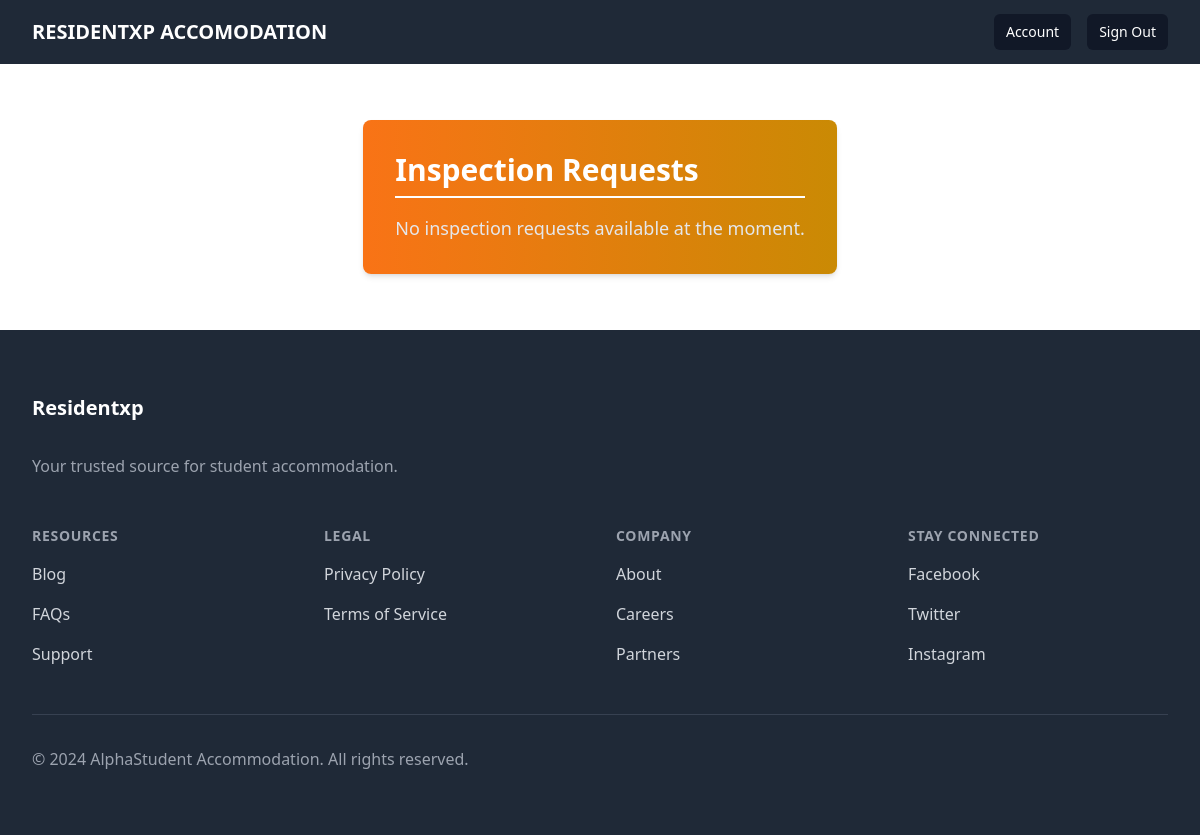
Before: /accommodations/inspection-requests/ (signed in) with the older database file.
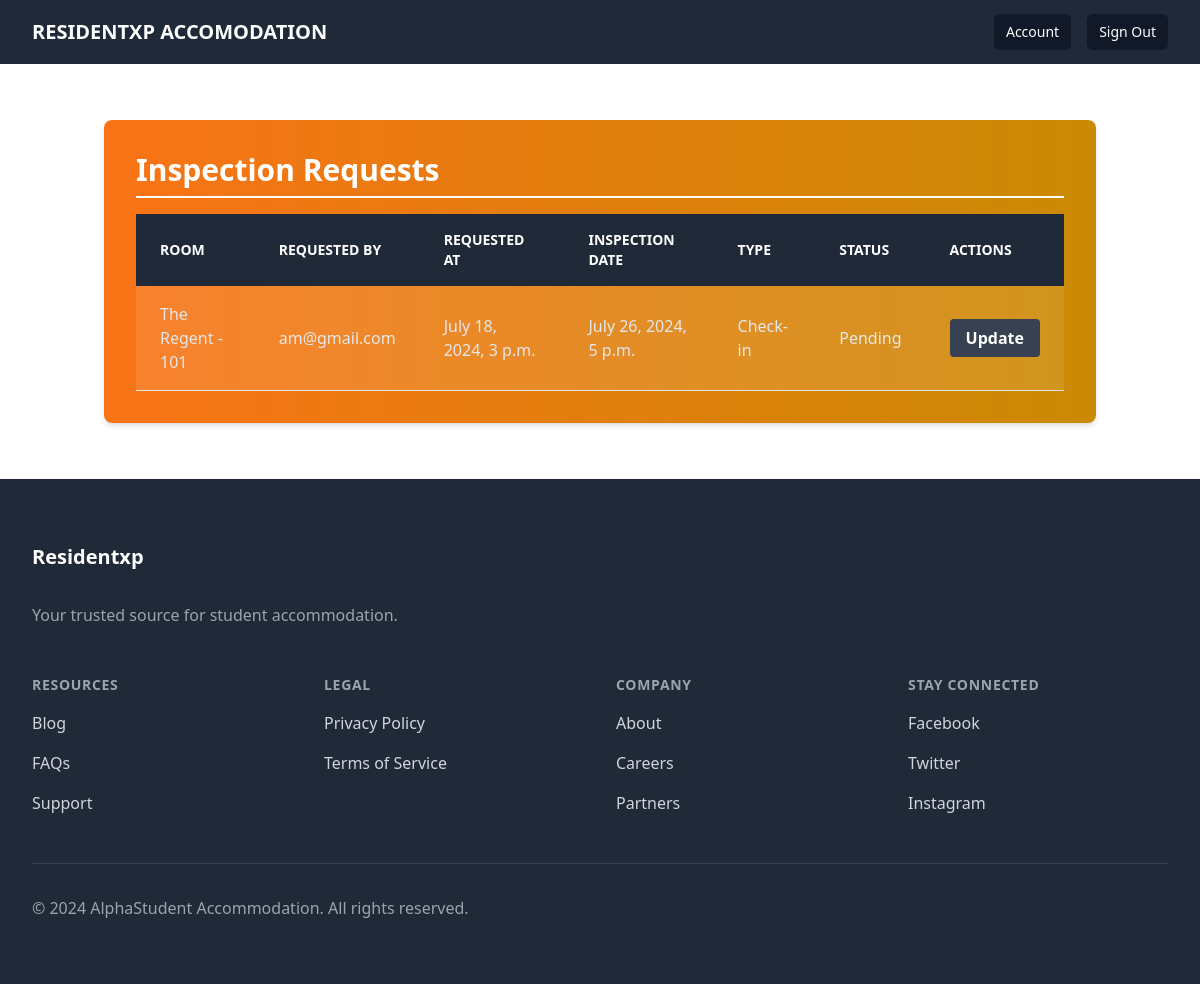
After: the same page with the newer database file.
### accommodations/models.py (models this page shows, shortened)
class RoomInspectionRequest(models.Model):
    room = models.ForeignKey(Room, on_delete=models.CASCADE, related_name='inspection_requests')
    requested_by = models.ForeignKey(CustomUser, on_delete=models.CASCADE)
    requested_at = models.DateTimeField(auto_now_add=True)
    inspection_date = models.DateTimeField(null=True, blank=True)
    status = models.CharField(max_length=20, default='Pending')
    completed = models.BooleanField(default=False)
    type = models.CharField(max_length=20, choices=(
            ('check_in', 'Check-in'),
            ('check_out', 'Check-out'),
        ))

class Room(models.Model):
    building = models.ForeignKey(Building, on_delete=models.CASCADE, related_name='rooms')
    room_number = models.CharField(max_length=3)
    occupants = models.ManyToManyField(CustomUser, related_name='rooms', blank=True)
    capacity = models.PositiveIntegerField(default=1)
    room_type = models.CharField(
            max_length=20,
            choices=(
                ('single', 'Single'),
                ('single_ensuite', 'Single Ensuite'),
                ('double', 'Double'),
                ('double_ensuite', 'Double Ensuite'),
            ),
        )
    ensuite_additional_rent = models.DecimalField(max_digits=10, decimal_places=2, default=800.0)
    def __str__(self):
        return f"{self.building.name} - {self.room_number}"

class Building(models.Model):
    name = models.CharField(max_length=255)
    capacity = models.PositiveIntegerField(help_text="Total number of students the building can accommodate")
    gender_type = models.CharField(
        max_length=10,
        choices=(
            ('unisex', 'Unisex'),
            ('male', 'Male'),
            ('female', 'Female'),
        ),
    )
    rent_amount = models.DecimalField(max_digits=10, decimal_places=2, default=3800.00)

### accounts/models.py (models this page shows, shortened)
class CustomUser(AbstractUser):
    username = None
    is_accepted = models.BooleanField(default=False)
    email = models.EmailField(unique=True, verbose_name='Email Address')
    user_type = models.CharField(max_length=20, choices=(
        ('student', 'Student'),
        ('student_leader', 'Student Leader'),
        ('admin', 'Admin'),
    ), default='student')
    identification = models.CharField(max_length=20, blank=True, null=True)
    gender = models.CharField(max_length=10, choices=(
        ('male', 'Male'),
        ('female', 'Female'),
    ), blank=True, null=True)
    student_number = models.CharField(max_length=20, blank=True, null=True)
    date_of_birth = models.DateField(blank=True, null=True)
    course = models.CharField(max_length=100, blank=True, null=True)
    next_of_kin_full_name = models.CharField(max_length=100, blank=True, null=True)
    next_of_kin_address = models.CharField(max_length=200, blank=True, null=True)
    next_of_kin_contact = models.CharField(max_length=20, blank=True, null=True)
    next_of_kin_identification = models.CharField(max_length=20, blank=True, null=True)
    USERNAME_FIELD = 'email'
    REQUIRED_FIELDS = []
    objects = CustomUserManager()

### accommodations/views.py (the view)
# urls.py: path('inspection-requests/', views.inspection_requests_list, name='inspection_requests_list'),
@user_passes_test(lambda u: u.is_staff or u.is_superuser)
def inspection_requests_list(request):
    inspection_requests = RoomInspectionRequest.objects.all().order_by('-requested_at')
    return render(request, 'accommodations/inspection_requests.html', {'inspection_requests': inspection_requests})

### accommodations/templates/accommodations/inspection_requests.html
{% extends 'base.html' %}
{% block content %}
<div class="container mx-auto px-4 py-8">
    <div class="bg-gradient-to-r from-orange-500 to-yellow-600 rounded-lg shadow-md p-6 lg:p-8">
        <h1 class="text-2xl lg:text-3xl font-bold text-white mb-4 border-b-2 border-white pb-2">Inspection Requests</h1>
        {% if inspection_requests %}
            <div class="overflow-x-auto">
                <table class="w-full text-left border-collapse">
                    <thead>
                        <tr class="text-white">
                            <th class="py-4 px-6 bg-gray-800 font-bold uppercase text-sm">Room</th>
                            <th class="py-4 px-6 bg-gray-800 font-bold uppercase text-sm">Requested By</th>
                            <th class="py-4 px-6 bg-gray-800 font-bold uppercase text-sm">Requested At</th>
                            <th class="py-4 px-6 bg-gray-800 font-bold uppercase text-sm">Inspection Date</th>
                            <th class="py-4 px-6 bg-gray-800 font-bold uppercase text-sm">Type</th>
                            <th class="py-4 px-6 bg-gray-800 font-bold uppercase text-sm">Status</th>
                            <th class="py-4 px-6 bg-gray-800 font-bold uppercase text-sm">Actions</th>
                        </tr>
                    </thead>
                    <tbody class="bg-white bg-opacity-10">
                        {% for request in inspection_requests %}
                            <tr class="hover:bg-white hover:bg-opacity-20 transition duration-300">
                                <td class="py-4 px-6 border-b border-gray-200 text-gray-200">{{ request.room }}</td>
                                <td class="py-4 px-6 border-b border-gray-200 text-gray-200">{{ request.requested_by.email }}</td>
                                <td class="py-4 px-6 border-b border-gray-200 text-gray-200">{{ request.requested_at }}</td>
                                <td class="py-4 px-6 border-b border-gray-200 text-gray-200">{{ request.inspection_date }}</td>
                                <td class="py-4 px-6 border-b border-gray-200 text-gray-200">{{ request.get_type_display }}</td>
                                <td class="py-4 px-6 border-b border-gray-200 text-gray-200">{{ request.status }}</td>
                                <td class="py-4 px-6 border-b border-gray-200">
                                    <a href="{% url 'accommodations:update_inspection_request' request.id %}" class="bg-gray-700 text-white font-semibold py-2 px-4 rounded hover:bg-gray-600 transition duration-300">Update</a>
                                </td>
                            </tr>
                        {% endfor %}
                    </tbody>
                </table>
            </div>
        {% else %}
            <p class="text-lg text-gray-200 mt-4">No inspection requests available at the moment.</p>
        {% endif %}
    </div>
</div>
{% endblock %}

### templates/base.html (shortened to what this page needs)
<!DOCTYPE html>
<html lang="en">
  <head>
    <script src="https://cdn.tailwindcss.com"></script>
  </head>
  <body>
    <nav class="bg-gray-800 fixed w-full z-50">
      <div class="max-w-7xl mx-auto px-4 sm:px-6 lg:px-8">
        <div class="flex items-center justify-between h-16">
          <div class="flex items-center">
            <div class="flex-shrink-0">
              <a href="{% url 'core:home' %}" class="text-white font-bold text-xl">RESIDENTXP ACCOMODATION</a>
            </div>
          </div>
          <div class="hidden md:block">
            <div class="ml-4 flex items-center md:ml-6">
              {% if user.is_authenticated %}
              <a href="{% url 'accounts:account' %}" class="bg-gray-900 text-white px-3 py-2 rounded-md text-sm font-medium">Account</a>
              <a href="{% url 'accounts:logout' %}" class="bg-gray-900 text-white px-3 py-2 rounded-md text-sm font-medium ml-4">Sign Out</a>
              {% else %}
              <a href="{% url 'accounts:login' %}" class="bg-gray-900 text-white px-3 py-2 rounded-md text-sm font-medium">Log In</a>
              <a href="{% url 'accounts:registration' %}" class="bg-gray-900 text-white px-3 py-2 rounded-md text-sm font-medium ml-4">Sign Up</a>
              {% endif %}
            </div>
          </div>
        </div>
      </div>
    </nav>
    <main class="flex justify-center pt-16">
      <div class="py-6">{% block content %} {% endblock %}</div>
    </main>
    <footer class="bg-gray-800">
      <div class="max-w-7xl mx-auto py-12 px-4 sm:px-6 lg:py-16 lg:px-8">
        <div class="xl:grid xl:grid-cols-3 xl:gap-8">
          <div class="space-y-8 xl:col-span-1">
            <a href="{% url 'core:home' %}" class="text-white font-bold text-xl">Residentxp</a>
            <p class="text-gray-400 text-base">
              Your trusted source for student accommodation.
            </p>
          </div>
          <div class="mt-12 grid grid-cols-2 gap-8 xl:mt-0 xl:col-span-2">
            <div class="md:grid md:grid-cols-2 md:gap-8">
              <div>
                <h3 class="text-sm font-semibold text-gray-400 tracking-wider uppercase">
                  Resources
                </h3>
                <ul role="list" class="mt-4 space-y-4">
                  <li>
                    <a href="#" class="text-base text-gray-300 hover:text-white">
                      Blog
                    </a>
                  </li>
                  <li>
                    <a href="#" class="text-base text-gray-300 hover:text-white">
                      FAQs
                    </a>
                  </li>
                  <li>
                    <a href="#" class="text-base text-gray-300 hover:text-white">
                      Support
                    </a>
                  </li>
                </ul>
              </div>
              <div class="mt-12 md:mt-0">
                <h3 class="text-sm font-semibold text-gray-400 tracking-wider uppercase">
                  Legal
                </h3>
                <ul role="list" class="mt-4 space-y-4">
                  <li>
                    <a href="#" class="text-base text-gray-300 hover:text-white">
                      Privacy Policy
                    </a>
                  </li>
                  <li>
                    <a href="#" class="text-base text-gray-300 hover:text-white">
                      Terms of Service
                    </a>
                  </li>
                </ul>
              </div>
            </div>
            <div class="md:grid md:grid-cols-2 md:gap-8">
              <div>
                <h3 class="text-sm font-semibold text-gray-400 tracking-wider uppercase">
                  Company
                </h3>
                <ul role="list" class="mt-4 space-y-4">
                  <li>
                    <a href="#" class="text-base text-gray-300 hover:text-white">
                      About
                    </a>
                  </li>
                  <li>
                    <a href="#" class="text-base text-gray-300 hover:text-white">
                      Careers
                    </a>
                  </li>
                  <li>
                    <a href="#" class="text-base text-gray-300 hover:text-white">
                      Partners
                    </a>
                  </li>
                </ul>
              </div>
              <div class="mt-12 md:mt-0">
                <h3 class="text-sm font-semibold text-gray-400 tracking-wider uppercase">
                  Stay Connected
                </h3>
                <ul role="list" class="mt-4 space-y-4">
                  <li>
                    <a href="#" class="text-base text-gray-300 hover:text-white">
                      Facebook
                    </a>
                  </li>
                  <li>
                    <a href="#" class="text-base text-gray-300 hover:text-white">
                      Twitter
                    </a>
                  </li>
                  <li>
                    <a href="#" class="text-base text-gray-300 hover:text-white">
                      Instagram
                    </a>
                  </li>
                </ul>
              </div>
            </div>
          </div>
        </div>
        <div class="mt-12 border-t border-gray-700 pt-8">
          <p class="text-base text-gray-400 xl:text-center">
            &copy; 2024 AlphaStudent Accommodation. All rights reserved.
          </p>
        </div>
      </div>
    </footer>
  </body>
</html>

Changed rows visible on the page:
added RoomInspectionRequest: room "The Regent - 101", requested_by.email "am@gmail.com", requested_at "July 18, 2024, 3 p.m.", inspection_date "July 26, 2024, 5 p.m.", type "Check-in", status "Pending"
Other visible differences:
text no longer shown: "No inspection requests available at the moment."
text now shown: "ROOM REQUESTED BY REQUESTED AT INSPECTION DATE TYPE STATUS ACTIONS"
